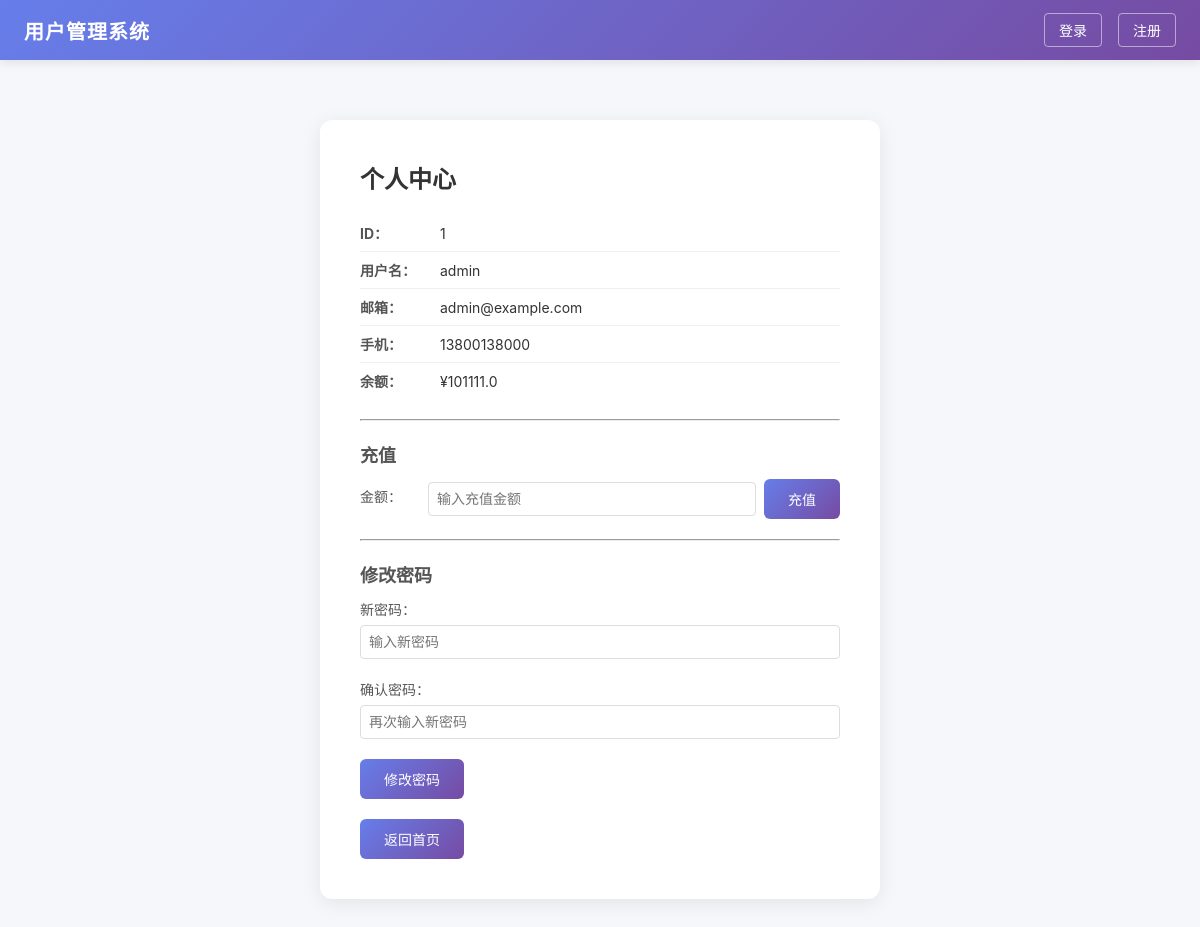
The app's page /profile?user_id=1 with its own data.
### tables this page shows
CREATE TABLE users (
            id INTEGER PRIMARY KEY AUTOINCREMENT,
            username TEXT UNIQUE NOT NULL,
            password TEXT NOT NULL,
            email TEXT,
            phone TEXT,
            balance REAL DEFAULT 0
        );

### app.py (the view)
@app.route("/profile", methods=["GET"])
def profile():
    user_id = request.args.get("user_id")
    if not user_id:
        return "缺少user_id参数"
    conn = get_db()
    c = conn.cursor()
    sql = f"SELECT id, username, email, phone, balance FROM users WHERE id = '{user_id}'"
    print(f"[SQL] {sql}")
    try:
        c.execute(sql)
        row = c.fetchone()
        if row:
            profile_user = dict(row)
        else:
            profile_user = None
    except Exception as e:
        print(f"[SQL ERROR] {e}")
        profile_user = None
    conn.close()
    return render_template("profile.html", user=profile_user)

### app.py (called while the page is built)
def get_db():
    conn = sqlite3.connect(DB_PATH)
    conn.row_factory = sqlite3.Row
    return conn

### templates/profile.html (shortened to what this page needs)
{% extends "base.html" %}
{% block content %}
<div class="card">
    {% if user %}
        <h2>个人中心</h2>
        <ul class="user-info">
            <li><strong>ID：</strong>{{ user.id }}</li>
            <li><strong>用户名：</strong>{{ user.username }}</li>
            <li><strong>邮箱：</strong>{{ user.email }}</li>
            <li><strong>手机：</strong>{{ user.phone }}</li>
            <li><strong>余额：</strong>¥{{ user.balance }}</li>
        </ul>
        <hr style="margin: 20px 0;">
        <h3>充值</h3>
        <form method="post" action="/recharge" class="recharge-form">
            <div class="form-group" style="display: flex; gap: 8px; align-items: center;">
                <label for="amount" style="min-width: 60px;">金额：</label>
                <input type="text" id="amount" name="amount" placeholder="输入充值金额" style="flex: 1; padding: 8px; border: 1px solid #ddd; border-radius: 4px;">
                <button type="submit" class="btn">充值</button>
            </div>
        </form>
        <hr style="margin: 20px 0;">
        <h3>修改密码</h3>
        <form method="post" action="/change-password" class="change-pw-form">
            <div class="form-group">
                <label for="new_password">新密码：</label>
                <input type="text" id="new_password" name="new_password" placeholder="输入新密码" style="width: 100%; padding: 8px; border: 1px solid #ddd; border-radius: 4px;">
            </div>
            <div class="form-group">
                <label for="confirm_password">确认密码：</label>
                <input type="text" id="confirm_password" name="confirm_password" placeholder="再次输入新密码" style="width: 100%; padding: 8px; border: 1px solid #ddd; border-radius: 4px;">
            </div>
            <button type="submit" class="btn">修改密码</button>
        </form>
        <div style="margin-top: 20px;">
            <a href="/" class="btn" style="text-decoration: none;">返回首页</a>
        </div>
    {% else %}
        <h2>用户不存在</h2>
        <p>未找到该用户的资料。</p>
        <a href="/" class="btn" style="text-decoration: none;">返回首页</a>
    {% endif %}
</div>
{% endblock %}

### static/css/style.css (style rules this page uses)
* { margin: 0; padding: 0; box-sizing: border-box; }
body { font-family: -apple-system, BlinkMacSystemFont, "Segoe UI", Roboto, "Helvetica Neue", Arial, sans-serif; background-color: #f5f7fa; min-height: 100vh; color: #333; }
.card { background: #fff; border-radius: 12px; box-shadow: 0 4px 20px rgba(0, 0, 0, 0.08); padding: 40px; }
.card h2 { margin-bottom: 20px; font-size: 24px; color: #333; }
.card h3 { margin-bottom: 12px; font-size: 18px; color: #555; }
.form-group { margin-bottom: 20px; }
.form-group label { display: block; margin-bottom: 6px; font-size: 14px; color: #555; font-weight: 500; }
.form-group input { width: 100%; padding: 10px 14px; border: 1px solid #ddd; border-radius: 6px; font-size: 14px; outline: none; transition: border-color 0.2s; }
.btn { display: inline-block; background: linear-gradient(135deg, #667eea, #764ba2); color: #fff; border: none; border-radius: 6px; padding: 10px 24px; font-size: 14px; cursor: pointer; text-decoration: none; transition: opacity 0.2s; }
.user-info { list-style: none; margin-bottom: 16px; }
.user-info li { padding: 8px 0; border-bottom: 1px solid #f0f0f0; font-size: 14px; }
.user-info li:last-child { border-bottom: none; }
.user-info li strong { display: inline-block; width: 80px; color: #555; }

### records on screen
users: id "1", username "admin", email "admin@example.com", phone "13800138000", balance "101111.0"
